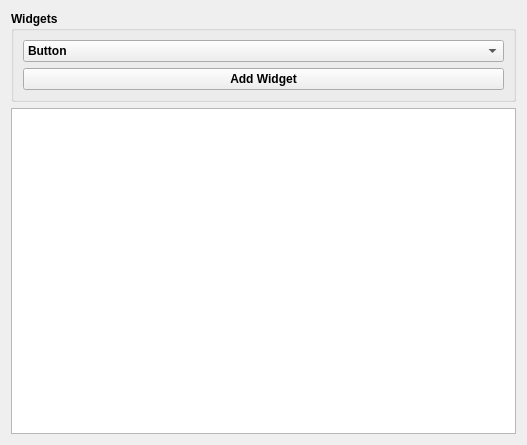
<?xml version="1.0" encoding="UTF-8"?>
<ui version="4.0">
 <class>DialogWidgets</class>
 <widget class="QDialog" name="DialogWidgets">
  <property name="geometry">
   <rect>
    <x>0</x>
    <y>0</y>
    <width>527</width>
    <height>445</height>
   </rect>
  </property>
  <property name="font">
   <font>
    <weight>75</weight>
    <bold>true</bold>
   </font>
  </property>
  <property name="windowTitle">
   <string>Widgets</string>
  </property>
  <layout class="QVBoxLayout" name="verticalLayout">
   <item>
    <widget class="QGroupBox" name="groupBox">
     <property name="title">
      <string>Widgets</string>
     </property>
     <layout class="QVBoxLayout" name="verticalLayout_2">
      <item>
       <widget class="QComboBox" name="comboBoxWidgets">
        <item>
         <property name="text">
          <string>Button</string>
         </property>
        </item>
        <item>
         <property name="text">
          <string>Slider</string>
         </property>
        </item>
        <item>
         <property name="text">
          <string>Dial</string>
         </property>
        </item>
       </widget>
      </item>
      <item>
       <widget class="QPushButton" name="addWidgetBtn">
        <property name="text">
         <string>Add Widget</string>
        </property>
        <property name="autoDefault">
         <bool>false</bool>
        </property>
       </widget>
      </item>
     </layout>
    </widget>
   </item>
   <item>
    <widget class="QTableWidget" name="tableWidgets">
     <property name="sizePolicy">
      <sizepolicy hsizetype="Expanding" vsizetype="MinimumExpanding">
       <horstretch>0</horstretch>
       <verstretch>0</verstretch>
      </sizepolicy>
     </property>
    </widget>
   </item>
  </layout>
 </widget>
 <resources/>
 <connections/>
</ui>
